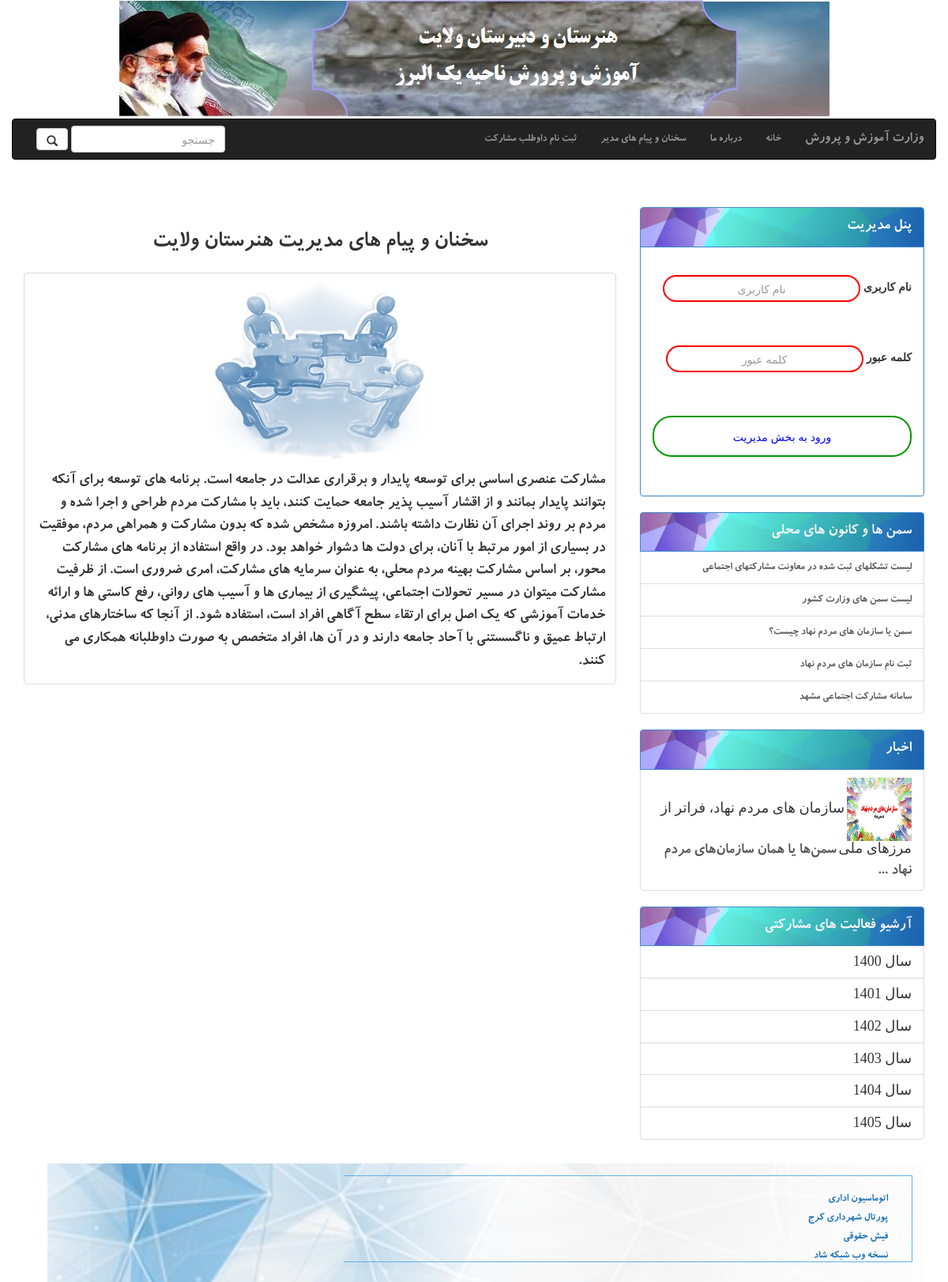
Page /showmessage on the committed database.
### participation/models.py (models this page shows)
class message(models.Model):
    msg=models.TextField(default=' ',blank=True)

class samans(models.Model):
    title=models.CharField(max_length=200)
    link=models.CharField(max_length=200)

class news(models.Model):
    title=models.CharField(max_length=300)
    day=models.CharField(max_length=6, choices=DAY_CHOICES, default='1')
    month=models.CharField(max_length=15,choices=MONTH_CHOICE,default='mehr')
    year=models.CharField(max_length=6, choices=YEAR_CHOICES, default='1400')
    description=models.TextField(default=' ',blank=True)
    image=models.ImageField(default='2.jpg',upload_to='news/',null=True,blank=True)
    def snippet(self):
        return self.description[:35]+ '  ...'

### socialParticipation/views.py (the view)
# urls.py: path('showmessage',views.showmessage_view,name='showmessage'),
def showmessage_view(request):
    msgg=apps.get_model('participation','message').objects.order_by('-id')[:2]
    samans=fetchSaman_view()
    news=fetchnews_view()
    return render(request,'showmessage.html',{'msgg':msgg,'samans':samans,'news':news})

### socialParticipation/views.py (called while the page is built)
def fetchSaman_view():
    samans=apps.get_model('participation','samans').objects.order_by('-id')[:8]
    return samans

def fetchnews_view():
    news=apps.get_model('participation','news').objects.order_by('-id')[:8]
    return news

### templates/showmessage.html (shortened to what this page needs)
{%extends 'index.html'%}
    {%block content%}
    <div class="row" style="margin-top: 10px">
        <div class="col-sm-12 col-md-12">
          <div class="caption">
            <h2>   سخنان و پیام های مدیریت هنرستان ولایت </h2>
            </div>
          <div class="thumbnail">
            <img src="static/Tsocial.jpg" alt="...">
            <div class="caption">
              <p >{{msgg.0.msg}}</p>
            </div>
          </div>
        </div>
    </div>
    {%endblock%}

### templates/index.html (shortened to what this page needs)
{%load widget_tweaks%}
<html lang="en">
<head>
    {%load static%}
    <link rel="stylesheet" href="{% static "css/bootstrap-rtl.css" %}"/>
</head>
<body>
    <div class="container">
        <div id="header" class="row">
          <div class="geeks">
            <img class="imgg" >
          </div>
            <nav class="navbar navbar-inverse  ">
                <div class="container-fluid">
                  <div class="navbar-header">
                    <a class="navbar-brand" href="http://medu.ir">وزارت آموزش و پرورش</a>
                  </div>
                  <div class="collapse navbar-collapse" id="bs-example-navbar-collapse-1">
                    <ul class="nav navbar-nav">
                      <li name="{% url 'home' %}"><a href="{% url '' %}">خانه <span class="sr-only">(current)</span></a></li>
                      <li><a href="{% url 'about' %}">درباره ما</a></li>
                      <li><a href="{% url 'showmessage' %}">سخنان و پیام های مدیر</a></li>
                      <li><a href="{% url 'registerVolenteer'%}">ثبت نام داوطلب مشارکت</a></li>
                    </ul>
                    <form action="{% url 'search' %}" class="navbar-form navbar-left" method="get">
                      <div class="form-group">
                        <input type="text" id="qry" name="qry" class="form-control" placeholder="جستجو">
                      </div>
                      <button type="submit" class="btn btn-default">
                          <i class="glyphicon glyphicon-search"></i>
                      </button>
                    </form>
                  </div>
                </div>
              </nav>
        </div>
        <div class="row" style="margin-top: 40px">
            <div id="content" class="col-lg-8 col-md-9 col-sm-6 col-xs-12 pull-left">
              {%block content%}
               {%endblock%}
            </div>
            <div class="col-lg-4 col-md-3 col-sm-6 col-xs-12 pull-right" id="sidebar" >
                    <div class="panel panel-primary">
                        <div class="panel-heading titr">
                          پنل مدیریت</div>
                        <div class="panel-body">
                            <form class="site-form" action="{% url 'afterlogin' %}" method="post">
                                <div class="form-group">
                                  <label for="username"> نام کاربری</label>
                                  <input type="text" class="form-control" id="username" placeholder="نام کاربری" name="username">
                                </div>
                                <div class="form-group">
                                  <label for="password">کلمه عبور</label>
                                  <input type="password" class="form-control" id="password" placeholder="کلمه عبور" name="password">
                                </div>
                                <input type="submit" value="ورود به بخش مدیریت" class="btn btn-success btn-block">
                              </form>
                        </div>
                      </div>
                      <div class="list-group">
                        <a href="#" class="list-group-item active titr">
                          سمن ها و کانون های محلی
                        </a>
                        {%for saman in samans%}
                          <a href="{{saman.link}}" class="list-group-item">
                          {{saman.title}}</a>
                        {%endfor%}
                      </div>
                      <div class="list-group">
                        <a href="#" class="list-group-item active titr">
                          اخبار                        </a>
                        {%for new in news%}
                            <a href="{% url 'newsdetail' pk=new.id %}" class="list-group-item" >
                              <img src="{{new.image.url}}" width="25%" height="10%"  style="mix-blend-mode: multiply;">
                              <h4 class="list-group-item-heading" style="font-family: IRANSans;font-style: normal;src: url('../fonts/IRANSans/IRANSans.eot');"> {{new.title}}</h4>
                              <p class="list-group-item-text">{{new.snippet}}</p><br />
                            </a>
                        {%endfor%}
                          </div>
                          <div class="list-group" style="font-family: IRANSans;" >
                            <a href="#" class="list-group-item active titr">
                               آرشیو فعالیت های مشارکتی                        </a>
                                <a href="{% url 'archive' pk=1400 %}" class="list-group-item">
                                  <h4 class="list-group-item-heading" style="font-family: IRANSans;font-style: normal;src: url('../fonts/IRANSans/IRANSans.eot');" > سال 1400</h4>
                                </a>
                                   <a href="{% url 'archive' pk=1401 %}" class="list-group-item">
                                     <h4 class="list-group-item-heading" style="font-family: IRANSans;font-style: normal;src: url('../fonts/IRANSans/IRANSans.eot');"> سال 1401</h4>
                                   </a>
                                     <a href="{% url 'archive' pk=1402 %}" class="list-group-item">
                                       <h4 class="list-group-item-heading" style="font-family: IRANSans;font-style: normal;src: url('../fonts/IRANSans/IRANSans.eot');"> سال 1402</h4>
                                     </a>
                                       <a href="{% url 'archive' pk=1403 %}" class="list-group-item">
                                         <h4 class="list-group-item-heading" style="font-family: IRANSans;font-style: normal;src: url('../fonts/IRANSans/IRANSans.eot');"> سال 1403</h4>
                                       </a>
                                         <a href="{% url 'archive' pk=1404 %}" class="list-group-item">
                                           <h4 class="list-group-item-heading" style="font-family: IRANSans;font-style: normal;src: url('../fonts/IRANSans/IRANSans.eot');"> سال 1404</h4>
                                         </a>
                                        <a href="{% url 'archive' pk=1405 %}" class="list-group-item">
                                             <h4 class="list-group-item-heading" style="font-family: IRANSans;font-style: normal;src: url('../fonts/IRANSans/IRANSans.eot');"> سال 1405</h4>
                                           </a>
                          </div>
                </div>
        </div>
        <div id="footer" class="container ">
          <div class="row footer ">
            <div class=" footer-module col-lg-8 col-md-9 col-sm-6 col-xs-12 ">
                <ul class="col-md-3" style="list-style: none;cursor: pointer;">
                <li><a style="color:rgb(21, 110, 182);" target="_blank" href="https://eorg.medu.ir/eorg/Login.aspx?ReturnUrl=%2feorg">اتوماسیون اداری</a></li>
                <li><a style="color:rgb(21, 110, 182);" target="_blank" href="https://portal.sigma.ir/customers/karaj-municipality">پورتال شهرداری کرج</a></li>
                <li><a style="color:rgb(21, 110, 182);" href="http://fish.medu.ir/">فیش حقوقی</a></li>
                <li><a style="color:rgb(21, 110, 182);" target="_blank" href="https://shad.ir/">نسخه وب شبکه شاد</a></li>
            </ul>
            </div>
          </div>
        </div>
    </div>
</body>
</html>

### rows in the picture
message: msg "مشارکت عنصری اساسی براي توسعه پایدار و برقراری عدالت در جامعه است. برنامه های توسعه براي آنكه بتوانند پايدار بمانند و از اقشار آسيب پذير جامعه حمايت كنند، بايد با مشاركت مردم طراحي و اجرا شده و مردم بر روند اجرای آن نظارت داشته باشند. امروزه مشخص شده كه بدون مشاركت و همراهي مردم، موفقيت در بسياري از امور مرتبط با آنان، براي دولت ها دشوار خواهد بود. در واقع استفاده از برنامه های مشاركت محور، بر اساس مشاركت بهينه مردم محلي، به عنوان سرمايه هاي مشاركت، امري ضروري است. از ظرفیت مشارکت میتوان در مسیر تحولات اجتماعی، پیشگیری از بیماری ها و آسیب های روانی، رفع کاستی ها و ارائه خدمات آموزشی که یک اصل برای ارتقاء سطح آگاهی افراد است، استفاده شود. از آنجا که ساختارهای مدنی، ارتباط عمیق و ناگسستنی با…"
samans: title "لیست تشکلهای ثبت شده در معاونت مشارکتهای اجتماعی"
samans: title "لیست سمن های وزارت کشور"
samans: title "سمن یا سازمان های مردم نهاد چیست؟"
samans: title "ثبت نام سازمان های مردم نهاد"
samans: title "سامانه مشارکت اجتماعی مشهد"
news: image (picture), title "سازمان های مردم نهاد، فراتر از مرزهای ملی", snippet "سمن‌ها یا همان سازمان‌های مردم نهاد ..."
